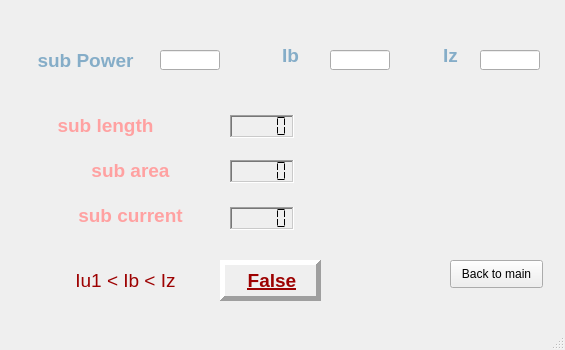
<?xml version="1.0" encoding="UTF-8"?>
<ui version="4.0">
 <class>MainWindow</class>
 <widget class="QMainWindow" name="MainWindow">
  <property name="geometry">
   <rect>
    <x>0</x>
    <y>0</y>
    <width>565</width>
    <height>350</height>
   </rect>
  </property>
  <property name="minimumSize">
   <size>
    <width>565</width>
    <height>350</height>
   </size>
  </property>
  <property name="maximumSize">
   <size>
    <width>565</width>
    <height>350</height>
   </size>
  </property>
  <property name="windowTitle">
   <string>MainWindow</string>
  </property>
  <widget class="QWidget" name="centralwidget">
   <widget class="QLabel" name="ib_label">
    <property name="geometry">
     <rect>
      <x>250</x>
      <y>40</y>
      <width>81</width>
      <height>31</height>
     </rect>
    </property>
    <property name="text">
     <string>&lt;html&gt;&lt;head/&gt;&lt;body&gt;&lt;p align=&quot;center&quot;&gt;&lt;span style=&quot; font-size:14pt; font-weight:600; color:#85adc8;&quot;&gt;Ib&lt;/span&gt;&lt;/p&gt;&lt;/body&gt;&lt;/html&gt;</string>
    </property>
   </widget>
   <widget class="QLCDNumber" name="sub_current_lcd">
    <property name="geometry">
     <rect>
      <x>230</x>
      <y>207</y>
      <width>64</width>
      <height>23</height>
     </rect>
    </property>
    <property name="autoFillBackground">
     <bool>true</bool>
    </property>
    <property name="inputMethodHints">
     <set>Qt::ImhNone</set>
    </property>
    <property name="frameShape">
     <enum>QFrame::WinPanel</enum>
    </property>
    <property name="frameShadow">
     <enum>QFrame::Sunken</enum>
    </property>
    <property name="lineWidth">
     <number>1</number>
    </property>
    <property name="midLineWidth">
     <number>0</number>
    </property>
    <property name="smallDecimalPoint">
     <bool>false</bool>
    </property>
    <property name="digitCount">
     <number>5</number>
    </property>
    <property name="segmentStyle">
     <enum>QLCDNumber::Flat</enum>
    </property>
    <property name="value" stdset="0">
     <double>0.000000000000000</double>
    </property>
    <property name="intValue" stdset="0">
     <number>0</number>
    </property>
   </widget>
   <widget class="QLabel" name="sub_area_label">
    <property name="geometry">
     <rect>
      <x>70</x>
      <y>150</y>
      <width>121</width>
      <height>41</height>
     </rect>
    </property>
    <property name="text">
     <string>&lt;html&gt;&lt;head/&gt;&lt;body&gt;&lt;p align=&quot;center&quot;&gt;&lt;span style=&quot; font-size:14pt; font-weight:600; color:#ffa1a1;&quot;&gt;sub area&lt;/span&gt;&lt;/p&gt;&lt;/body&gt;&lt;/html&gt;</string>
    </property>
   </widget>
   <widget class="QLabel" name="tot_sub_power_label">
    <property name="geometry">
     <rect>
      <x>20</x>
      <y>45</y>
      <width>131</width>
      <height>31</height>
     </rect>
    </property>
    <property name="text">
     <string>&lt;html&gt;&lt;head/&gt;&lt;body&gt;&lt;p align=&quot;center&quot;&gt;&lt;span style=&quot; font-size:14pt; font-weight:600; color:#85adc8;&quot;&gt;sub Power&lt;/span&gt;&lt;/p&gt;&lt;/body&gt;&lt;/html&gt;</string>
    </property>
   </widget>
   <widget class="QLabel" name="iz_label">
    <property name="geometry">
     <rect>
      <x>410</x>
      <y>40</y>
      <width>81</width>
      <height>31</height>
     </rect>
    </property>
    <property name="text">
     <string>&lt;html&gt;&lt;head/&gt;&lt;body&gt;&lt;p align=&quot;center&quot;&gt;&lt;span style=&quot; font-size:14pt; font-weight:600; color:#85adc8;&quot;&gt;Iz&lt;/span&gt;&lt;/p&gt;&lt;/body&gt;&lt;/html&gt;</string>
    </property>
   </widget>
   <widget class="QLCDNumber" name="sub_length_lcd">
    <property name="geometry">
     <rect>
      <x>230</x>
      <y>115</y>
      <width>64</width>
      <height>23</height>
     </rect>
    </property>
    <property name="autoFillBackground">
     <bool>true</bool>
    </property>
    <property name="inputMethodHints">
     <set>Qt::ImhNone</set>
    </property>
    <property name="frameShape">
     <enum>QFrame::WinPanel</enum>
    </property>
    <property name="frameShadow">
     <enum>QFrame::Sunken</enum>
    </property>
    <property name="lineWidth">
     <number>1</number>
    </property>
    <property name="midLineWidth">
     <number>0</number>
    </property>
    <property name="smallDecimalPoint">
     <bool>false</bool>
    </property>
    <property name="digitCount">
     <number>5</number>
    </property>
    <property name="segmentStyle">
     <enum>QLCDNumber::Flat</enum>
    </property>
    <property name="value" stdset="0">
     <double>0.000000000000000</double>
    </property>
    <property name="intValue" stdset="0">
     <number>0</number>
    </property>
   </widget>
   <widget class="QLineEdit" name="ib">
    <property name="geometry">
     <rect>
      <x>330</x>
      <y>50</y>
      <width>60</width>
      <height>20</height>
     </rect>
    </property>
    <property name="text">
     <string/>
    </property>
   </widget>
   <widget class="QLineEdit" name="height">
    <property name="geometry">
     <rect>
      <x>480</x>
      <y>50</y>
      <width>60</width>
      <height>20</height>
     </rect>
    </property>
   </widget>
   <widget class="QLabel" name="sub_length_label">
    <property name="geometry">
     <rect>
      <x>20</x>
      <y>110</y>
      <width>171</width>
      <height>31</height>
     </rect>
    </property>
    <property name="text">
     <string>&lt;html&gt;&lt;head/&gt;&lt;body&gt;&lt;p align=&quot;center&quot;&gt;&lt;span style=&quot; font-size:14pt; font-weight:600; color:#ffa1a1;&quot;&gt;sub length&lt;/span&gt;&lt;/p&gt;&lt;/body&gt;&lt;/html&gt;</string>
    </property>
   </widget>
   <widget class="QLineEdit" name="sub_power">
    <property name="geometry">
     <rect>
      <x>160</x>
      <y>50</y>
      <width>60</width>
      <height>20</height>
     </rect>
    </property>
    <property name="baseSize">
     <size>
      <width>0</width>
      <height>0</height>
     </size>
    </property>
   </widget>
   <widget class="QLabel" name="sub_current_label">
    <property name="geometry">
     <rect>
      <x>50</x>
      <y>200</y>
      <width>161</width>
      <height>31</height>
     </rect>
    </property>
    <property name="text">
     <string>&lt;html&gt;&lt;head/&gt;&lt;body&gt;&lt;p align=&quot;center&quot;&gt;&lt;span style=&quot; font-size:14pt; font-weight:600; color:#ffa1a1;&quot;&gt;sub current&lt;/span&gt;&lt;/p&gt;&lt;/body&gt;&lt;/html&gt;</string>
    </property>
   </widget>
   <widget class="QLCDNumber" name="sub_area_lcd">
    <property name="geometry">
     <rect>
      <x>230</x>
      <y>160</y>
      <width>64</width>
      <height>23</height>
     </rect>
    </property>
    <property name="autoFillBackground">
     <bool>true</bool>
    </property>
    <property name="inputMethodHints">
     <set>Qt::ImhNone</set>
    </property>
    <property name="frameShape">
     <enum>QFrame::WinPanel</enum>
    </property>
    <property name="frameShadow">
     <enum>QFrame::Sunken</enum>
    </property>
    <property name="lineWidth">
     <number>1</number>
    </property>
    <property name="midLineWidth">
     <number>0</number>
    </property>
    <property name="smallDecimalPoint">
     <bool>false</bool>
    </property>
    <property name="digitCount">
     <number>5</number>
    </property>
    <property name="segmentStyle">
     <enum>QLCDNumber::Flat</enum>
    </property>
    <property name="value" stdset="0">
     <double>0.000000000000000</double>
    </property>
    <property name="intValue" stdset="0">
     <number>0</number>
    </property>
   </widget>
   <widget class="QLabel" name="equa_state_label">
    <property name="geometry">
     <rect>
      <x>220</x>
      <y>260</y>
      <width>101</width>
      <height>41</height>
     </rect>
    </property>
    <property name="font">
     <font>
      <weight>75</weight>
      <italic>false</italic>
      <bold>true</bold>
      <underline>true</underline>
      <strikeout>false</strikeout>
     </font>
    </property>
    <property name="frameShape">
     <enum>QFrame::Panel</enum>
    </property>
    <property name="frameShadow">
     <enum>QFrame::Raised</enum>
    </property>
    <property name="lineWidth">
     <number>5</number>
    </property>
    <property name="text">
     <string>&lt;html&gt;&lt;head/&gt;&lt;body&gt;&lt;p align=&quot;center&quot;&gt;&lt;span style=&quot; font-size:14pt; color:#9d0101;&quot;&gt;False&lt;/span&gt;&lt;/p&gt;&lt;/body&gt;&lt;/html&gt;</string>
    </property>
   </widget>
   <widget class="QLabel" name="equa_state_const_label">
    <property name="geometry">
     <rect>
      <x>30</x>
      <y>260</y>
      <width>191</width>
      <height>41</height>
     </rect>
    </property>
    <property name="text">
     <string>&lt;html&gt;&lt;head/&gt;&lt;body&gt;&lt;p align=&quot;center&quot;&gt;&lt;span style=&quot; font-size:14pt; color:#9d0101;&quot;&gt;Iu1 &amp;lt; Ib &amp;lt; Iz&lt;/span&gt;&lt;/p&gt;&lt;/body&gt;&lt;/html&gt;</string>
    </property>
   </widget>
   <widget class="QPushButton" name="back_to_main_button">
    <property name="geometry">
     <rect>
      <x>450</x>
      <y>260</y>
      <width>93</width>
      <height>28</height>
     </rect>
    </property>
    <property name="text">
     <string>Back to main</string>
    </property>
   </widget>
  </widget>
  <widget class="QStatusBar" name="statusbar"/>
 </widget>
 <resources/>
 <connections/>
</ui>
